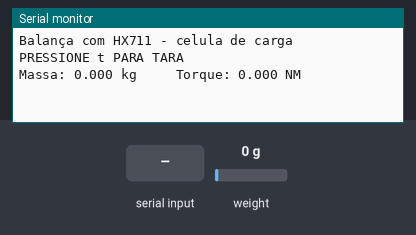
Simulated run of this sketch. Board: Arduino Uno, built with avr-gcc and run on an emulated ATmega328P. Parts: the last lines printed to the serial monitor. The test bench sets the inputs (shaded band); at power-on: weight on the scale 0 g.

Above: at 2.2 s.
2.3 s: "t" received over Serial
5.5 s: weight on the scale set to 100 g
At 6.4 s:
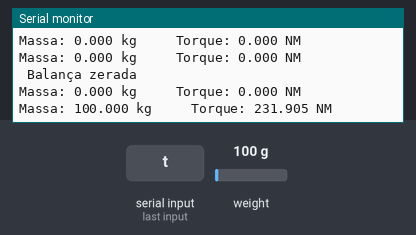
7.0 s: weight on the scale set to 1250 g
At 7.0 s:
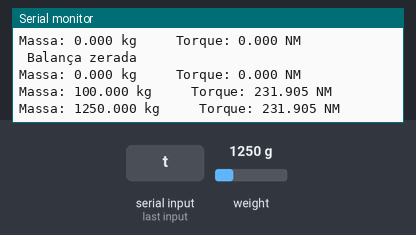
Timing chart, 0 to 10.0 s (numbered marks = the images above; inputs shaded):
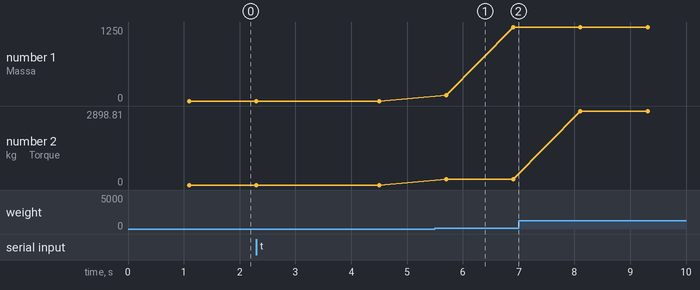

Measured:
- after the input at 5.5 s, the serial monitor: prints a new line after 0.21 s (image 1)
- plotted number 1: 0 → 1250 after the input at 5.5 s
- plotted number 2: 0 → 231.91 after the input at 5.5 s, 231.91 → 2898.81 after the input at 7.0 s

The sketch:

loadcell.ino
```cpp
/* Programa para célula de carga com o HX711
  Arduino UNO  - Modulo HX711 - celulas de Carga 1 ton
  Projeto Beyond Rocket Design   29/maio/2023
  Biblioteca https://github.com/bogde/HX711
*/

/*
 FIOS CÉLULA COM CABO PRETO:
 Vermelho:E+
 Preto:E-
 Branco:A-
 Verde:A+
 O fio restante é apenas uma malha.

 FIOS CÉLULA COM CABO CINZA:
 Vermelho:E+
 Amarelo:E-
 Branco:A-
 Verde:A+
 O fio preto é apenas uma malha.
*/

/*
 Calibração (célula de carga com cabo preto): -4700
 Calibração (célula de carga com cabo cinza):
 É necessário calcular um novo fator de calibração para cada célula de carga, segue o passo a passo para fazer isso:
 1. Rodar o código
 2. fatorDeCalibração = média dos valores no serial / peso conhecido em cima da célula de carga
*/

// Biblioteca HX711
#include "HX711.h"


#define DOUT  2 // HX711 DATA OUT = pino A0 do Arduino
#define CLK  3 // HX711 SCK IN = pino A1 do Arduino

// Define instância balança HX711
HX711 balanca;

   float calibration_factor = -4700;                 // fator de calibração aferido na Calibraçao -4700
   float valornilton;                                 // variável de comparação
   float units;                                       // variável de leitura
   float massa;                                       // variável de leitura
   void setup()
{
  Serial.begin(9600);
  balanca.begin(DOUT, CLK);                          // inicializa a balança
  Serial.println("Balança com HX711 - celula de carga ");
  Serial.println("PRESSIONE t PARA TARA  ");          // imprime no monitor serial
  balanca.set_scale(calibration_factor);             // ajusta fator de calibração
  balanca.tare();                                    // zera a Balança
}

void loop()
{
  massa=balanca.get_units();
  valornilton=massa*9.785*0.237; //cálculo para o Torque da máquina
  Serial.print("Massa: ");                            // imprime no monitor serial
  Serial.print(balanca.get_units(), 3) ;             // imprime peso na balança com 3 casas decimais
  Serial.print(" kg     ");                          // imprime no monitor serial

  Serial.print("Torque: ");
  Serial.print((valornilton),3);                     //imprime torque com 3 casas decimais
  Serial.println(" NM  ");
   delay(1000) ;
  if (Serial.available())                           // se a serial estiver disponivel
  {
  char temp = Serial.read();                        // le caracter da serial
  if (temp == 't' || temp == 'T')                   // se pressionar t ou T
    {
  balanca.tare();                                   // zera a balança
  Serial.println(" Balança zerada");                // imprime no monitor serial
    }
  }
}
```
